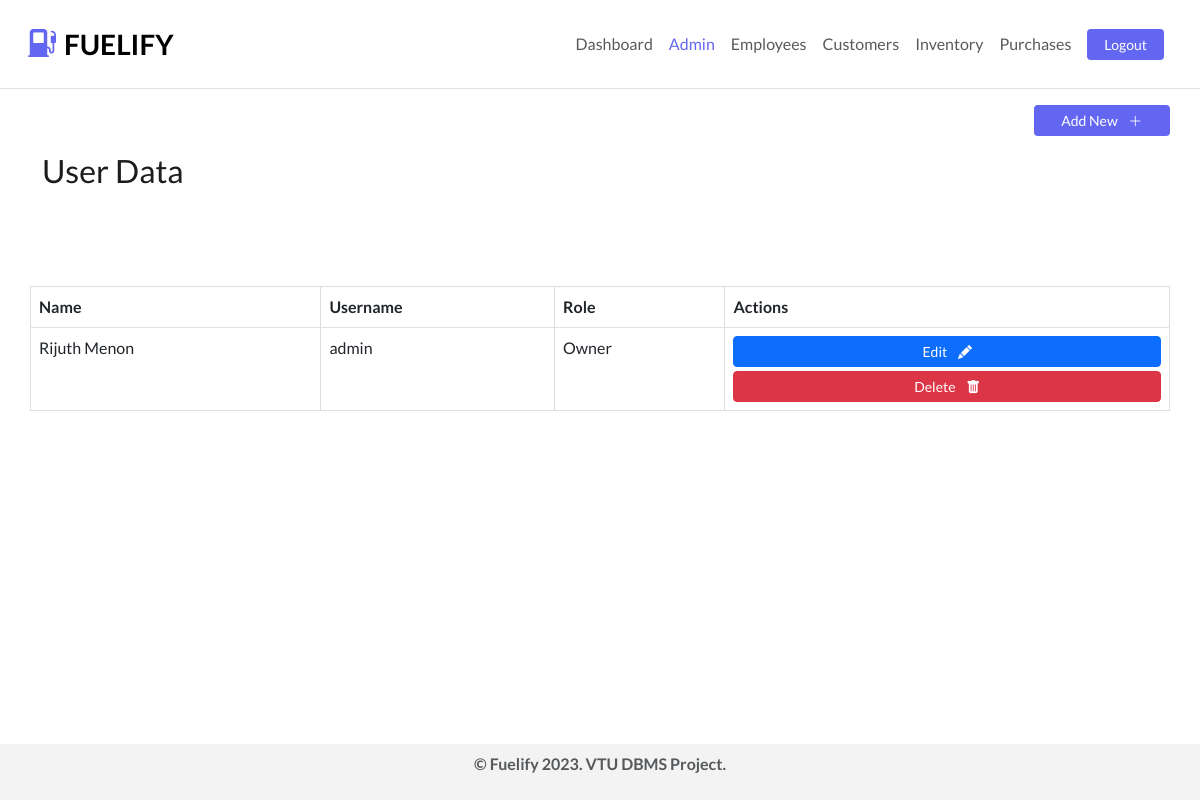
Page /admin (signed in) on the committed database.
### tables this page shows
CREATE TABLE user_accounts (
                    user_id INTEGER PRIMARY KEY,
                    employee_id INTEGER,
                    username VARCHAR(255),
                    password VARCHAR(255),
                    role VARCHAR(255),
                    FOREIGN KEY(employee_id) REFERENCES employees(employee_id) ON DELETE CASCADE
                );

CREATE TABLE employees (
                employee_id INTEGER PRIMARY KEY,
                first_name VARCHAR(255),
                last_name VARCHAR(255),
                phone_number VARCHAR(255),
                address VARCHAR(255),
                email VARCHAR(255),
                job_role VARCHAR(255),
                salary FLOAT
            );

### routes/admin.py (the view)
@admin_routes.route('/admin')
@login_required
def admin():
    users_data = User().get_user_data()
    employees_data = Employee().get()
    return render_template('admin.html', employees=employees_data, users=users_data, request_path=request.path,  role=session['role'], logged_in=True)

### helpers/utils.py (called while the page is built)
def login_required(f):
    @wraps(f)
    def wrap(*args, **kwargs):
        if 'user_id' in session:
            return f(*args, **kwargs)
        else:
            flash('Please login first!')
            return redirect(url_for('auth_routes.login'))
    return wrap

### models/database.py (called while the page is built)
    def execute(self, query, params=None):
        cursor = self.conn.cursor()
        if params:
            cursor.execute(query, params)
        else:
            cursor.execute(query)
        self.conn.commit()
        return cursor

### models/employee.py (called while the page is built)
    def get(self, employee_id=None):
        cursor = self.conn.cursor()
        if employee_id:
            cursor.execute(
                """
                SELECT *
                FROM employees
                WHERE employee_id=?
                """,
                (employee_id,)
            )
            return cursor.fetchone()
        else:
            cursor.execute(
                """
                SELECT *
                FROM employees
                """
            )
        return cursor.fetchall()

### models/user.py (called while the page is built)
    def get_user_data(self, user_id=None):
        if user_id:
            cursor = self.execute(
                """
                SELECT * FROM user_accounts u, employees e
                WHERE u.employee_id=e.employee_id AND user_id = ?
                """,
                (user_id,)
            )
            return cursor.fetchone()
        else:
            cursor = self.execute(
                """
                SELECT * FROM user_accounts u, employees e
                WHERE u.employee_id=e.employee_id
                """,
            )
            return cursor.fetchall()

### templates/admin.html (shortened to what this page needs)
{% extends 'partials/_base.html' %}
{% block content %}
<div class="container mb-5">
    <div class="row justify-content-end align-items-center">
        <div class="row w-50 justify-content-end align-items-center my-3">
            <button type="button" class="w-25 btn btn-sm btn-prime" data-bs-toggle="modal" data-bs-target="#add-user">
                Add New <i class="text-white ms-2 bi-plus-lg"></i>
            </button>
        </div>
        <h2 class="mb-5">User Data </h2>
    </div>
    <div class="row">
        <table class="table mt-5 rounded-2 mb-5" id="records">
            <thead>
                <tr>
                    <th>Name</th>
                    <th>Username</th>
                    <th>Role</th>
                    <th>Actions</th>
                </tr>
            </thead>
            <tbody>
                {% for user in users %}
                <tr>
                    <td>{{ user[6]}} {{ user[7] }}</td>
                    <td>{{ user[2] }}</td>
                    <td>{{ user[4] }}</td>
                    <td>
                        <div class="row">
                            <div class="col text-center">
                                <button type="button" class="btn mb-1 w-100 btn-sm btn-primary" data-bs-toggle="modal"
                                    data-bs-target="#update-{{ user[0] }}">
                                    Edit <i class="text-white ms-2 bi-pencil-fill"></i>
                                </button>
                                <button type="button" class="btn w-100 btn-sm btn-danger " data-bs-toggle="modal"
                                    data-bs-target="#delete-{{ user[0] }}">
                                    Delete <i class="ms-2 bi-trash-fill"></i>
                                </button>
                            </div>
                        </div>
                    </td>
                </tr>
                {% endfor %}
            </tbody>
        </table>
    </div>
</div>
{%endblock%}

### static/css/style.css (style rules this page uses)
:root { --primary-color: #6366f1; --primary-color-hover: #6365f1e3; --gray-color: #f2f2f2e0; }
body { min-height: 100vh; font-family: "Lato", sans-serif; color: #1d1d1d; display: flex; flex-direction: column; }
.btn-prime { background-color: var(--primary-color) !important; color: #fff; }
th { border-top: 1px solid #dddddd; border-right: 1px solid #dddddd; }
td { border-top: 1px solid #dddddd; border-bottom: 1px solid #dddddd; border-right: 1px solid #dddddd; }
td:first-child { border-left: 1px solid #dddddd; }
th:first-child { border-left: 1px solid #dddddd; }

### rows in the picture
user_accounts: first_name "Rijuth", last_name "Menon", username "admin", role "Owner"
